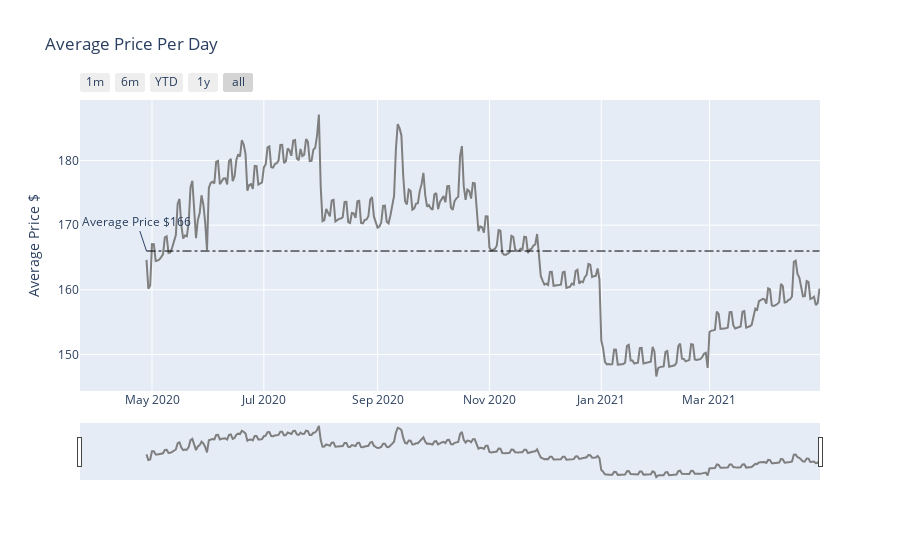

This figure's notebook cell:
### Code cell
trace1 = go.Scatter(x=average_price.date, y=average_price.price, line = dict(color = '#7F7F7F'))

data = [trace1]

layout = {
    'title': 'Average Price Per Day',
    'xaxis': {'title': 'Day'},
    'yaxis': {'title': 'Average Price $'},
               
    'shapes': [
        {
            'type': 'line',
            'x0': '2020-04-28',
            'y0': 166,
            'x1': '2021-04-30',
            'y1': 166,
            'line': {
                'color': 'black',
                'width': 1,
                'dash': 'dashdot',
            }
        }
    ]
}

layout.update(dict(
    annotations=[go.Annotation(text="Average Price $166", x='2020-04-28', y=166)]),
             xaxis=dict(
        rangeselector=dict(
            buttons=list([
                dict(count=1,
                     label='1m',
                     step='month',
                     stepmode='backward'),
                dict(count=6,
                     label='6m',
                     step='month',
                     stepmode='backward'),
                dict(count=1,
                    label='YTD',
                    step='year',
                    stepmode='todate'),
                dict(count=1,
                    label='1y',
                    step='year',
                    stepmode='backward'),
                dict(step='all')
            ])
        ),
        rangeslider=dict(
            visible = True
        ),
        type='date'
    )
             )
              

py.iplot({'data': data, 'layout': layout}, filename='Daily Average Price')

### Figure 1 — Plotly figure (JSON) as saved in the notebook; plotly's stock layout.template omitted (floating-point values rounded to 4 significant figures; data arrays with more than 128 entries replaced by an {"elided": "..."} marker saying what was removed)
{"data": [{"line": {"color": "#7F7F7F"}, "type": "scatter", "x": {"elided": "368 str values"}, "y": {"elided": "368 float values"}}], "layout": {"annotations": [{"text": "Average Price $166", "x": "2020-04-28", "y": 166}], "shapes": [{"line": {"color": "black", "dash": "dashdot", "width": 1}, "type": "line", "x0": "2020-04-28", "x1": "2021-04-30", "y0": 166, "y1": 166}], "title": {"text": "Average Price Per Day"}, "xaxis": {"rangeselector": {"buttons": [{"count": 1, "label": "1m", "step": "month", "stepmode": "backward"}, {"count": 6, "label": "6m", "step": "month", "stepmode": "backward"}, {"count": 1, "label": "YTD", "step": "year", "stepmode": "todate"}, {"count": 1, "label": "1y", "step": "year", "stepmode": "backward"}, {"step": "all"}]}, "rangeslider": {"visible": true}, "type": "date"}, "yaxis": {"title": {"text": "Average Price $"}}}}
